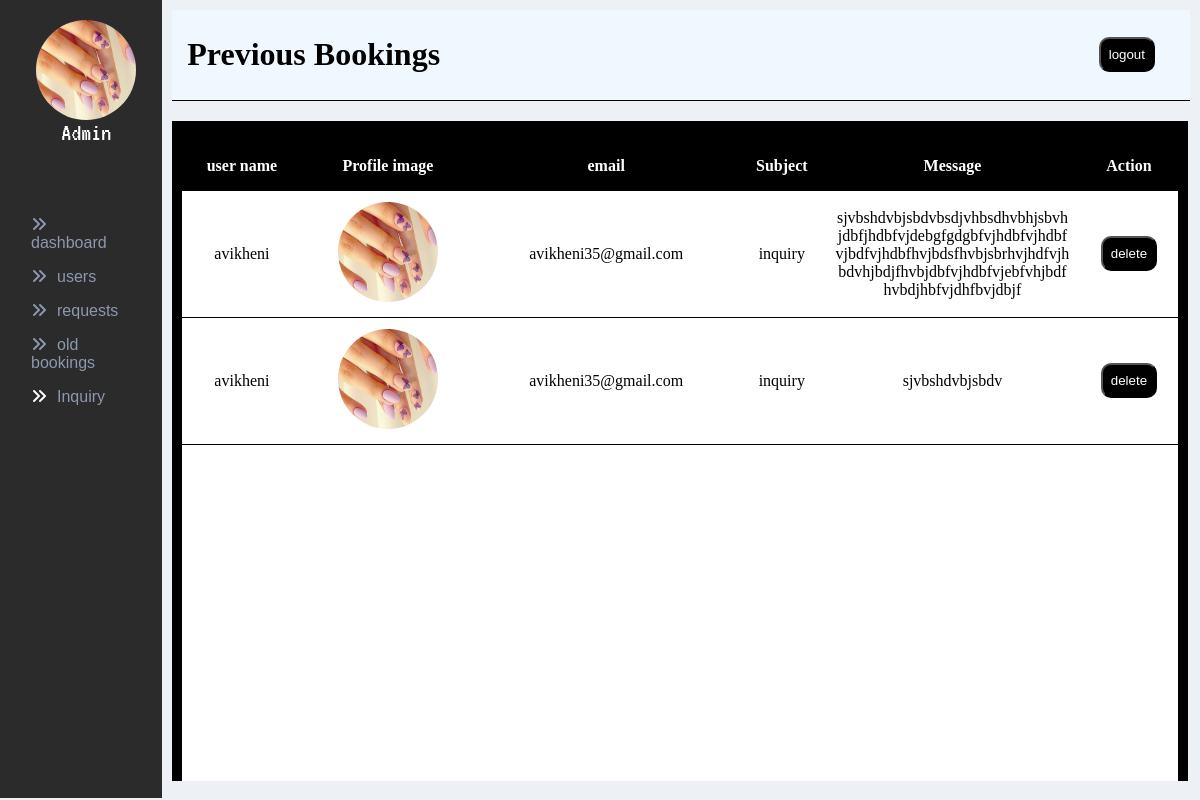
/admin/inquiry.php (signed in), run on the app's committed database.
### tables this page shows
CREATE TABLE `contactus` (
  `id` int(11) NOT NULL,
  `username` varchar(20) NOT NULL,
  `firstname` varchar(20) NOT NULL,
  `lastname` varchar(20) NOT NULL,
  `email` varchar(30) NOT NULL,
  `subject` varchar(50) NOT NULL,
  `message` varchar(255) NOT NULL
);

### admin/inquiry.php (the view, shortened to what this page needs)
<?php
    if(isset($_SESSION["adminuser"])){
            ?>
<!DOCTYPE html>
<html lang="en">
<head>
    <link rel="stylesheet" href="users.css">
</head>
<body>
    <div class="content">
        <?php require("sidenav.php") ?>
        <div class="container">
            <div class="header">
                <h1>Previous Bookings</h1>
                <div class="profile">
                    <button><a href="logout.php">logout</a></button>
                </div>
            </div>
            <div class="user-container">
                <div class="users" style="height:80vh !important;">
                    <table>
                        <thead>
                            <tr>
                                <th>user name</th>
                                <th>Profile image</th>
                                <th>email</th>
                                <th>Subject</th>
                                <th>Message</th>
                                <th>Action</th>
                            </tr>
                        </thead>
                        <?php
            require("config.php");
                $query="select * from contactus ";
            $result = mysqli_query($con,$query);
            foreach($result as $row){
                ?>
                        <tr>
                            <td><?php echo $row["username"] ?></td>
                            <td><img src="../assets/custom/images/1.jpg" width=100 height=100 style="border-radius:50%;padding: 10px 0px;"
                                    alt=""></td>
                            <td><?php echo $row["email"] ?></td>
                            <td><?php echo $row["subject"] ?></td>
                            <td style=" word-wrap: break-word;max-width: 130px;padding: 5px 10px; "><?php echo $row["message"] ?></td>
                            <form action="">
                            <td><button class="delete" name="delete" value="<?php echo $row["id"] ?>">delete</button></td>
                            </form>
                        </tr>
                        <?php
            }
            ?>
                    </table>
                </div>
            </div>
        </div>
    </div>
</body>
</html>
<?php
    }
    else{
        header("location: index.php");
    }
?>

### admin/sidenav.php
<link rel="stylesheet" href="nav.css">
<nav>
<link rel="stylesheet" href="https://cdnjs.cloudflare.com/ajax/libs/font-awesome/6.4.0/css/all.min.css">
    <div class="upper">
        <div class="image">
            <img src="../assets/custom/images/1.jpg" style="border-radius:50%/50%;" width=100px height=100 alt="">
        </div>
        <div class="menus">
            <ul>
            <li <?php if($_SERVER['SCRIPT_NAME']=="/nailart-1/admin/dashboard.php") { ?>  class="active"   <?php   }  ?>><i class="fa fa-angle-double-right" aria-hidden="true"></i><a href="/nailart-1/admin/dashboard.php">dashboard</a></li>
                <li <?php if($_SERVER['SCRIPT_NAME']=="/nailart-1/admin/users.php") { ?>  class="active"   <?php   }  ?>><i class="fa fa-angle-double-right" aria-hidden="true"></i><a href="/nailart-1/admin/users.php">users</a></li>
                <li <?php if($_SERVER['SCRIPT_NAME']=="/nailart-1/admin/request.php") { ?>  class="active"   <?php   }  ?>><i class="fa fa-angle-double-right" aria-hidden="true"></i><a href="/nailart-1/admin/request.php">requests</a></li>
                <li <?php if($_SERVER['SCRIPT_NAME']=="/nailart-1/admin/allbookings.php") { ?>  class="active"   <?php   }  ?>><i class="fa fa-angle-double-right" aria-hidden="true"></i><a href="/nailart-1/admin/allbookings.php">old bookings</a></li>
                <li <?php if($_SERVER['SCRIPT_NAME']=="/nailart-1/admin/inquiry.php") { ?>  class="active"   <?php   }  ?> ><i class="fa fa-angle-double-right" aria-hidden="true"></i><a href="/nailart-1/admin/inquiry.php">Inquiry</a></li>
            </ul>
        </div>
    </div>
</nav>

### admin/users.css (style rules this page uses)
body { margin: 0; padding: 0; box-sizing: border-box; background-color: #edf1f5; }
.content { display: flex; }
.container { padding: 10px; width: 100%; }
.header h1 { margin-left: 10px; }

### admin/nav.css (style rules this page uses)
body { overflow-x: hidden; }
.image { display: inline-flex; justify-content: center; align-items: center; flex-direction: column; font-size: 20px; width: 100%; font-family: VT323; color: white; padding: 5px; }
.image::after { content: "Admin"; font-size:25px; }
nav { background-color: #2b2b2b; color: #8d97ad; width: 13vw; padding: 15px; flex-direction: column; position: sticky; height: 96vh; display: inline-flex; }
nav a { color: #8d97ad; text-decoration: none; }
nav .active { color: white; }
nav ul li { list-style:none; padding: 8px; font: icon; }
nav ul { padding: 8px; margin-top: 50px; }
li i { margin-right: 10px; }

### data on the page
contactus: username "avikheni", email "avikheni35@gmail.com", subject "inquiry", message "sjvbshdvbjsbdvbsdjvhbsdhvbhjsbvhjdbfjhdbfvjdebgfgdgbfvjhdbfvjhdbfvjbdfvjhdbfhvjbdsfhvbjsbrhvjhdfvjhbdvhjbdjfhvbjdbfvjhdbfvjebfvhjbdfhvbdjhbfvjdhfbvjdbjf", $row["id"] 1 (drawn)
contactus: username "avikheni", email "avikheni35@gmail.com", subject "inquiry", message "sjvbshdvbjsbdv", $row["id"] 2 (drawn)
